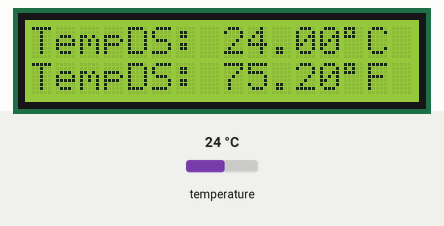
Bench run of a sketch on a simulated Arduino Uno, built with avr-gcc and run on an emulated ATmega328P. On the bench: 16×2 character LCD. The inputs (shaded band) are chosen by the test bench; at power-on: temperature 24 °C. What the sketch prints to the serial monitor is not drawn.

Above: at 1.2 s.
1.3 s: temperature set to 3 °C
At 4.3 s:
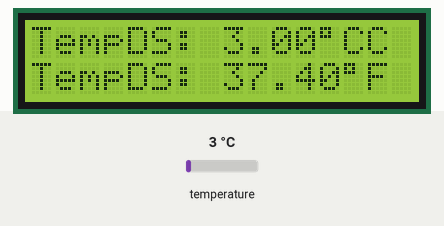
4.6 s: temperature set to 12 °C
At 5.5 s:
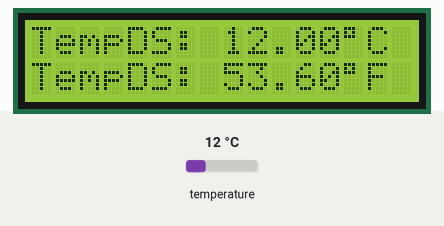
7.5 s: temperature set to 19 °C
At 10.0 s:
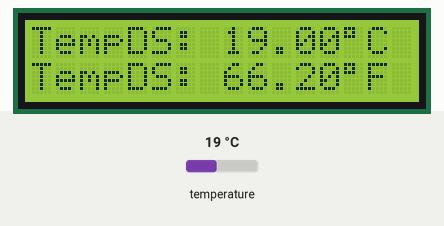
Timing chart, 0 to 11.5 s (numbered marks = the images above; inputs shaded):
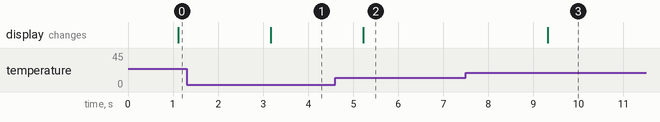

Measured:
- after the input at 1.3 s, the display: changes after 1.9 s (image 1)
- after the input at 4.6 s, the display: changes after 0.62 s (image 2)
- after the input at 7.5 s, the display: changes after 1.8 s (image 3)

The sketch:

question5_GMway.ino
```cpp
/*  Author: Arnob Karmokar
 *  ID: 16-01-05-055
 *  Created on 13 April 2019
 */
#include<OneWire.h>
#include<Wire.h>
#include<LiquidCrystal_I2C.h>
LiquidCrystal_I2C arnobLCD(0x3F,16,2);
#define DS_PIN 2
OneWire ds(DS_PIN);
float tempDS;
byte myData[9];
byte addr[8];

void setup()
{
 Serial.begin(9600);
 initArnobLCD();
}

void loop()
{
  collectTempDS();
  computeTempDS();
  Serial.print(tempDS,2);
  showOnArnobLCD();
  delay(1000);
}

void collectTempDS()
{
  ds.reset(); //reset the DS
  ds.search(addr); //search address of sensor
  /* code for printing DS sensor's unique 64-bit address
    for(int i=0;i<8;i++){
      if(addr[i]<0x10){
        Serial.print('0');
      }
      Serial.print(addr[i],HEX);
    }
  */
  Serial.println("");
  ds.select(addr); //select sensor
  ds.write(0x44); //start conversion
  delay(1000);

  ds.reset(); //reset the DS
  ds.select(addr); //select sensor
  ds.write(0xBE);
  ds.read_bytes(myData,9); //read data
}

void computeTempDS()
{
  byte tempLByte = myData[0];
  byte tempHByte = myData[1];
  float fractionPart = (float) bitRead(tempLByte,3)*0.5 + bitRead(tempLByte,2)*0.25 + bitRead(tempLByte,1)*0.125 + bitRead(tempLByte,0)*0.0625;
  int integerPart = (tempHByte<<8) | tempLByte;
  integerPart = integerPart>>4;
  float intPart = (float) integerPart;
  tempDS = intPart + fractionPart;
}

void initArnobLCD()
{
  arnobLCD.init();
  arnobLCD.backlight();
}

void showOnArnobLCD()
{
   arnobLCD.setCursor(0,0);
   arnobLCD.print("TempDS: ");
   arnobLCD.print(tempDS);
   arnobLCD.print((char)223);
   arnobLCD.print("C");
   arnobLCD.setCursor(0,1);
   arnobLCD.print("TempDS: ");
   arnobLCD.print((9*tempDS/5)+32);
   arnobLCD.print((char)223);
   arnobLCD.print("F");
}
```
